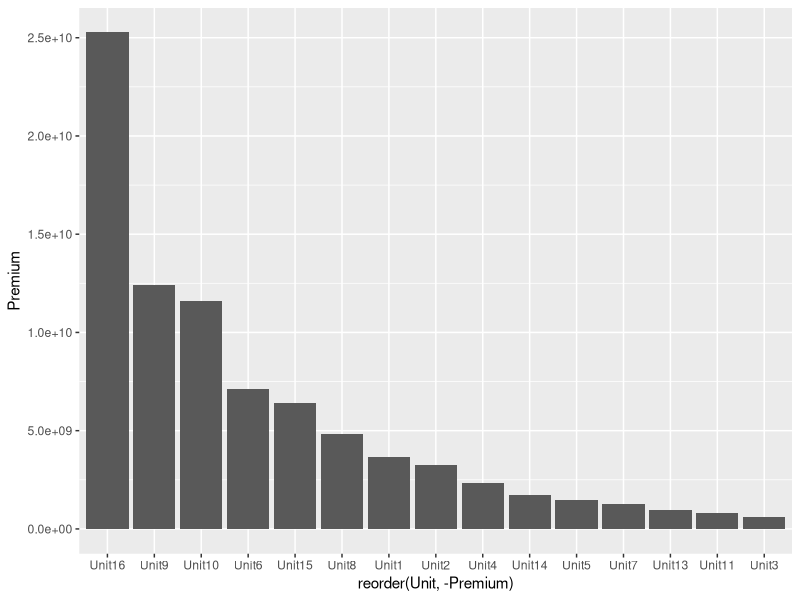

Reproduce this figure in R.
####### Data preparation for lesson 2 (KPI's, searching for bad looking portfolios) #####

# libraries
library(dplyr)
library(ggplot2)

# load data
dt_KPI_raw <- read.csv("data/lesson2_KPI.csv")

## What type of information do we have?
# Hint: To have a quick overview of data use glimpse() function from dplyr


## It is good to know what your data contains and what the column names mean,
# usually Data Governance team could help you with this question.
# For now let's assume we know what our columns mean

## What do the columns contain?
# Hint: The function summary() might help you to answer this question


#### Looking for defects in data ####
## Are there any missing values?
# As a first task, try to find missings for a specific column only
# Can you generalize this process for the whole dataset? 
# Hint: Can you use any kind of loop here?


## Are there any values that don't make any sense in the context of the data? 
# Which vaules are not allowed for specific columns? Let's have a look at individual columns
# Be prepared to deal with continuous and categorical values as well


#### Correction of defects ####
## What is the feasible way to repair missing values? 

## What is the feasible way to repair values that don't make sense?

#### Visualization of Raw Data ####
### What makes sense to visualize (or compare using some visualization) in terms of KPIs?

## Data preparation for visualization
# Which Unit has collected the most Premium? 
dt_KPI_raw %>% 
  group_by(Unit) %>% 
  summarize(Premium = sum(Premium, na.rm = TRUE)) %>% 
  arrange(desc(Premium))

# Which Unit has the lowest Expenses? 


# Which Business from Unit found in the previous task had the highest Expenses? 


## Basic Visualization
## Visualize your findings on simple bar charts - ggplot2::geom_col()
# Which Unit has collected the most Premium? 
dt_KPI_raw %>% 
  group_by(Unit) %>% 
  summarize(Premium = sum(Premium, na.rm = TRUE),
            Expenses = sum(Expenses, na.rm = TRUE),
            Losses = sum(Losses, na.rm = TRUE)
  ) %>% 
  ggplot(aes(x = reorder(Unit, -Premium), y = Premium)) + 
  geom_col()

# Which Unit has the lowest Expenses? 


# Which Business from Unit found in the previous task had the highest Expenses? 


# Bonus - Show all Costs Insurance Company has as a stacked bar for 
# Expenses and Losses grouped by Units


### Reflection - write a short comment to your notes in repository on what you think is the best and the worst Unit performer.
# Feel free to do more data exploration.



################################################################################

#### Building KPIs ####
# Is there a better way to look into Losses/Expenses/Premium information?









#### Visualization of KPIs ####
### What makes sense to visualize/compare at visual level in terms of KPIs?

## Try to find answers for the next questions using the KPIs you learned about
# Which Unit looks bad in terms of Losses? 


# Which Unit looks pretty good in terms of Expenses? 


# Which Business from previous Unit looks bad in terms of Expenses? 


# Bonus - Make a stacked bar for Losses and Expenses using the KPIs you learned about
# Does it help you to find something new?


### Reflection again - write a short comment to your notes in repository on what you think is 
# the best and the worst Unit performer based on what you have learned recently.
# Feel free to do more data exploration.



################################################################################

#### UWR ####
# Is there even better way how to look at portfolios? Previously we spoke about Ratios 
# and relative performance. Can you create something similar but as a performance in absolute numbers?
# How could be absolute performance defined?



# Which Unit looks pretty good in terms of UWR? 


# Which Business of previous Unit looks bad in terms of UWR? 


### Reflection again - write a short comment to your notes in repository on what you think is 
# the best and the worst Unit performer based on what you have learned recently.
# Feel free to do more data exploration.



################################################################################

#### shiny ####
# Where does it make sense to use dynamic range / create interactivity?

# Go to the root folder of the repository and type shiny::runApp() for running the Class Shiny app.
# Edit files shiny_tab2_content.R (as ui.R for lesson2) and shiny_tab2_server.R (as server.R for lesson2)
